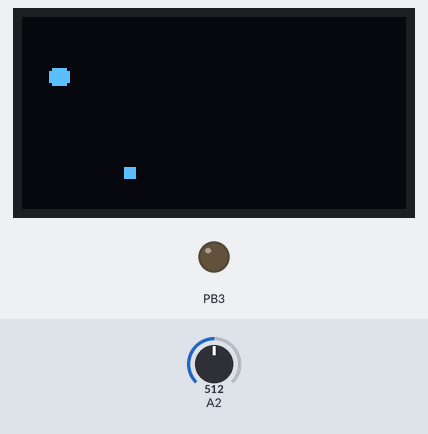
Simulated run of this sketch. Board: ATtiny85, built with avr-gcc and run on an emulated ATtiny85. Shown: 128×64 one-colour display, output pins drawn as LEDs (lit = HIGH). Inputs (shaded band) come from the test bench; at power-on: A2 = 512. Random numbers use the default seed unless the sketch sets one.

Above: at 0.28 s.
At 1.1 s:
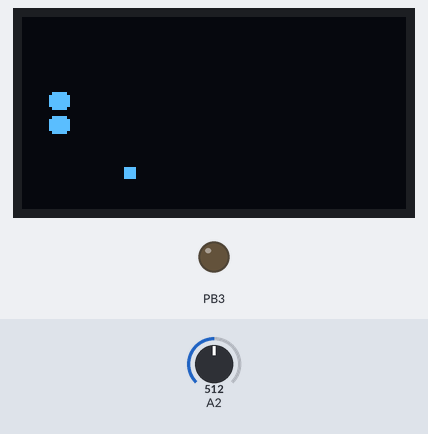
At 1.6 s:
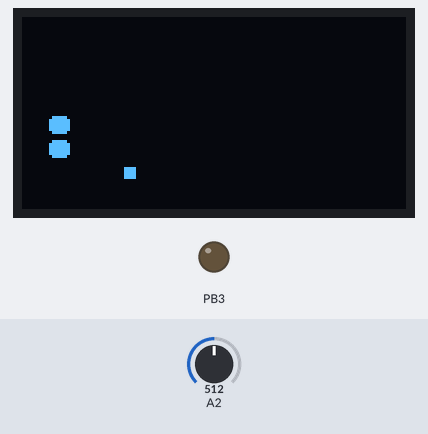
At 2.1 s:
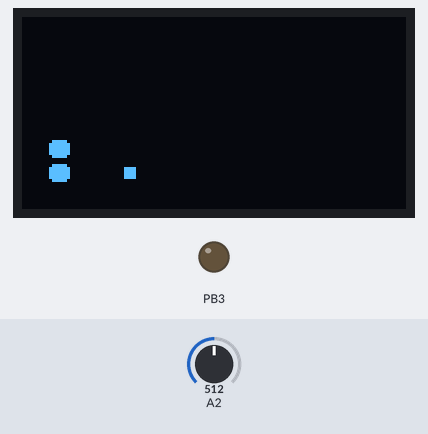
At 2.6 s:
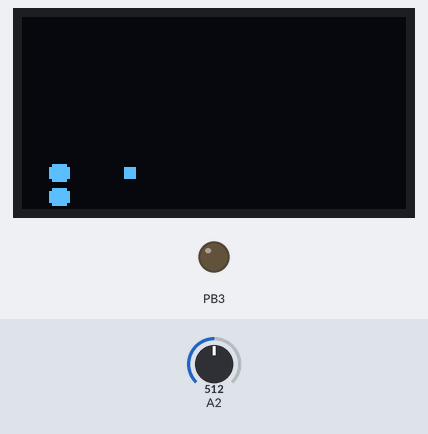

Measured:
- what the display in image 1 shows lasts 0.5 s, from 1.0 s to 1.5 s

The sketch:

snakeAttiny85.ino
```cpp
#include <TinyWireM.h>

#define TINY4KOLED_QUICK_BEGIN

#include <Tiny4kOLED.h>

const uint8_t snakeBody[] PROGMEM = {
    0x00,
    0x3C,
    0x7e,
    0x7e,
    0x7e,
    0x7e,
    0x7e,
    0x3C,
};
const uint8_t blank[] PROGMEM = {
    0x00,
    0x00,
    0x00,
    0x00,
    0x00,
    0x00,
    0x00,
    0x00,
};
const uint8_t apple[] PROGMEM = {
    0x00,
    0x00,
    0x3C,
    0x3C,
    0x3C,
    0x3C,
    0x00,
    0x00,
};
// First four bytes are for Y coordinate, next three are for the X coordinate and the last bit of information is for checking if there is another part of the body
byte snakeCords[128] = {
    0b00000101, 0b00000111, 0b00000000, 0b00000000, 0b00000000, 0b00000000, 0b00000000, 0b00000000, 0b00000000, 0b00000000,
    0b00000000, 0b00000000, 0b00000000, 0b00000000, 0b00000000, 0b00000000, 0b00000000, 0b00000000, 0b00000000, 0b00000000,
    0b00000000, 0b00000000, 0b00000000, 0b00000000, 0b00000000, 0b00000000, 0b00000000, 0b00000000, 0b00000000, 0b00000000,
    0b00000000, 0b00000000, 0b00000000, 0b00000000, 0b00000000, 0b00000000, 0b00000000, 0b00000000, 0b00000000, 0b00000000,
    0b00000000, 0b00000000, 0b00000000, 0b00000000, 0b00000000, 0b00000000, 0b00000000, 0b00000000, 0b00000000, 0b00000000,
    0b00000000, 0b00000000, 0b00000000, 0b00000000, 0b00000000, 0b00000000, 0b00000000, 0b00000000, 0b00000000, 0b00000000,
    0b00000000, 0b00000000, 0b00000000, 0b00000000, 0b00000000, 0b00000000, 0b00000000, 0b00000000, 0b00000000, 0b00000000,
    0b00000000, 0b00000000, 0b00000000, 0b00000000, 0b00000000, 0b00000000, 0b00000000, 0b00000000, 0b00000000, 0b00000000,
    0b00000000, 0b00000000, 0b00000000, 0b00000000, 0b00000000, 0b00000000, 0b00000000, 0b00000000, 0b00000000, 0b00000000,
    0b00000000, 0b00000000, 0b00000000, 0b00000000, 0b00000000, 0b00000000, 0b00000000, 0b00000000, 0b00000000, 0b00000000,
    0b00000000, 0b00000000, 0b00000000, 0b00000000, 0b00000000, 0b00000000, 0b00000000, 0b00000000, 0b00000000, 0b00000000,
    0b00000000, 0b00000000, 0b00000000, 0b00000000, 0b00000000, 0b00000000, 0b00000000, 0b00000000, 0b00000000, 0b00000000,
    0b00000000, 0b00000000, 0b00000000, 0b00000000, 0b00000000, 0b00000000, 0b00000000, 0b00000000

};

int temp = 0;
byte binaryInput;
byte snakeDirection = 0;
byte lastDigit;
byte firstPart;
byte secondPart;
byte byteWrite;
byte previousPosY;
byte previousPosX;
byte holdingPosY;
byte holdingPosX;
byte running = 1;
byte wantDirection = 0;
bool pressingButtons = 0;
long previousMillis = 0;
byte appleCords[3] = {4, 6, 2};
void setup()
{

  oled.begin(128, 64, sizeof(tiny4koled_init_128x64r), tiny4koled_init_128x64r);
  pinMode(3, OUTPUT);
  oled.clear();
  //oled.setFont(FONT8X16);
  //oled.setInverse(false);
  oled.on();

  // Show apple to the screen
  oled.bitmap(appleCords[0] * 8, appleCords[1], 8 + appleCords[0] * 8, 1 + appleCords[1], apple);
}

void loop()
{

  // Code for Debugging
  //  oled.setFont(FONT8X16);oled.setCursor(40, 1);oled.print(strela);oled.setCursor(40, 1);oled.print("  ");
  //oled.setCursor(40, 1);oled.print(previousMillis);
  temp = analogRead(A2);

  // Moving the snake and rotating it
  for (int i = 0; i < 128 && running == 1; i++)
  {
    // Extracting the coordinates from the snakeCords array
    firstPart = (snakeCords[i] >> 4) & 0x0F;
    secondPart = (snakeCords[i] >> 1) & 0x07;
    lastDigit = snakeCords[i] & 0x01;
    // check if the head is within boundaries
    if (firstPart >= 15 || secondPart >= 7 || lastDigit == 0)
    {
      break;
    }
    else
    {
      holdingPosY = firstPart;
      holdingPosX = secondPart;
      if (i == 0)
      {
        // Rotating the snake
        switch (snakeDirection)
        {
        case 0:
          firstPart++;
          break;

        case 1:
          secondPart++;
          break;

        case 2:
          firstPart--;
          break;

        case 3:
          secondPart--;
          break;

        default:
          break;
        }
      }
      else
      {
        firstPart = previousPosY;
        secondPart = previousPosX;
      }
      // Writing moved body to the array
      previousPosY = holdingPosY;
      previousPosX = holdingPosX;
      byteWrite = (firstPart & 0x0F) << 4;
      byteWrite |= (secondPart & 0x07) << 1; // Store next 3 bits
      byteWrite |= (lastDigit & 0x01);       // Store last bit
      snakeCords[i] = byteWrite;             // Store first 4 bits
    }
  }

  // Displaying the head on the screen
  binaryInput = snakeCords[0];
  firstPart = (binaryInput >> 4) & 0x0F;  // Extract first 4 bits
  secondPart = (binaryInput >> 1) & 0x07; // Extract next 3 bits
  lastDigit = binaryInput & 0x01;
  oled.bitmap(firstPart * 8, secondPart, 8 + firstPart * 8, 1 + secondPart, snakeBody);

  // Removing last part of the snake
  oled.bitmap(holdingPosY * 8, holdingPosX, 8 + holdingPosY * 8, 1 + holdingPosX, blank);

  // Checking if the head coordinates are matching apple coordinates
  // If true generate new coorinates and add a body paart to the snake
  if (firstPart == appleCords[0] && secondPart == appleCords[1])
  {
    byteWrite = (holdingPosY & 0x0F) << 4;
    byteWrite |= (holdingPosX & 0x07) << 1;
    byteWrite |= (1 & 0x01);
    snakeCords[appleCords[2]] = byteWrite;
    appleCords[0] = random(0, 15);
    appleCords[1] = random(0, 7);
    appleCords[2]++;
  }
    oled.bitmap(appleCords[0] * 8, appleCords[1], 8 + appleCords[0] * 8, 1 + appleCords[1], apple);
  // LEVE TLACITKO
  if (temp > 830 && temp < 845 && pressingButtons == 0)
  {
    wantDirection = 1;

  }else{

  }

  // PRAVE TLACITKO
  if (temp > 505 && temp < 515 && pressingButtons == 0)
  {
    wantDirection = 2;

  }

   if ((temp > 505 && temp < 515) || (temp > 830 && temp < 845))
  {
    pressingButtons = 1;
  }else{
    pressingButtons = 0;
  }

  // STREDNI TLACITKO
  if (temp > 695 && temp < 705)
  {
  }

  if (millis() - previousMillis >= 500)
  {
    if (wantDirection == 1)
    {
      if (snakeDirection == 0)
      {


          snakeDirection = 3;

      }
      else
      {
        snakeDirection--;
      }
    }
    if (wantDirection == 2)
    {

      if (snakeDirection == 3)
      {
        snakeDirection = 0;
      }
      else
      {
        snakeDirection++;
      }
    }
    wantDirection = 0;
    previousMillis = millis();
    running = 1;

  }
  else
  {
    running = 0;
  }
}
```
